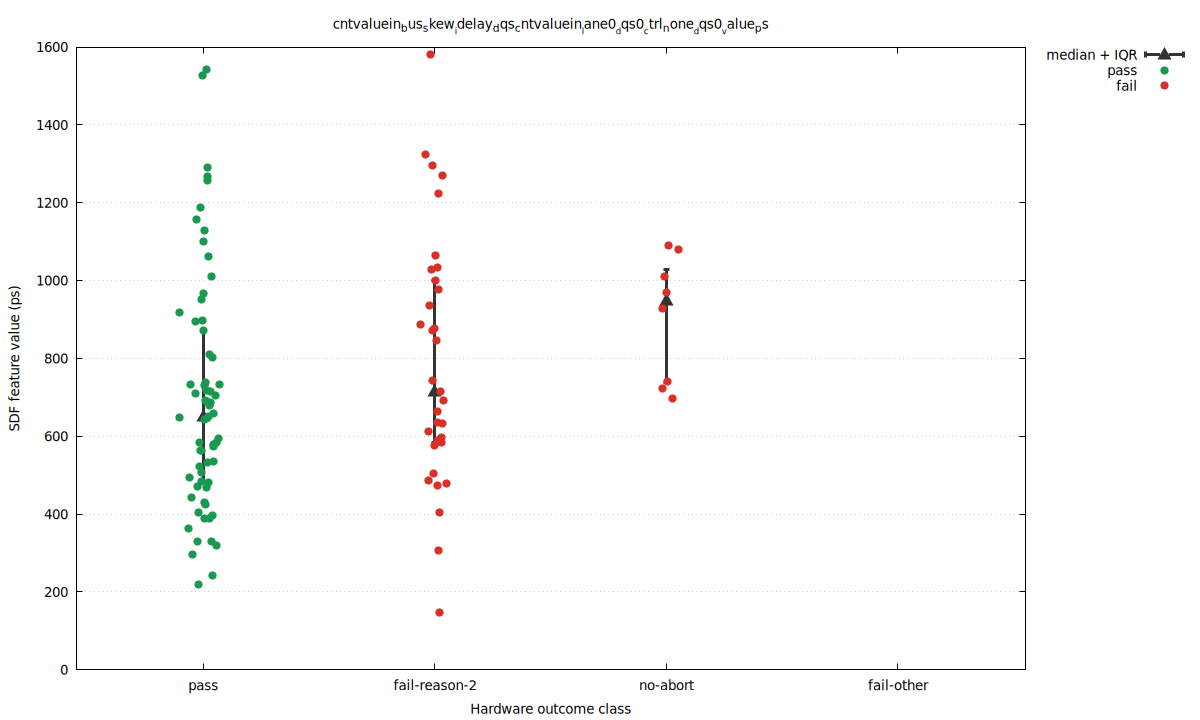

This chart was generated by the following gnuplot code:
set terminal pngcairo size 1200,720 enhanced font 'DejaVu Sans,10'
set output 'baseline_seed_1_30_direct_cntvaluein_bus_skew_idelay_dqs_cntvaluein_lane0_dqs0_ctrl_none_dqs0_value_ps_distrib.png'
set datafile separator comma
set key outside right top
set grid ytics
set xrange [0.45:4.55]
set xtics ('pass' 1, 'fail-reason-2' 2, 'no-abort' 3, 'fail-other' 4)
set xlabel 'Hardware outcome class'
set ylabel 'SDF feature value (ps)'
set title 'cntvaluein_bus_skew__idelay_dqs_cntvaluein__lane0__dqs0__ctrl_none__dqs0__value_ps'
plot \
  'baseline_seed_1_30_direct_cntvaluein_bus_skew_idelay_dqs_cntvaluein_lane0_dqs0_ctrl_none_dqs0_value_ps_distrib.summary.dat' using 1:4:3:5 with yerrorbars pt 9 ps 1.5 lw 3 lc rgb '#333333' title 'median + IQR', \
  'baseline_seed_1_30_direct_cntvaluein_bus_skew_idelay_dqs_cntvaluein_lane0_dqs0_ctrl_none_dqs0_value_ps_distrib.dat' using 1:4 with points pt 7 ps 1.2 lc rgb '#1a9850' title 'pass', \
  'baseline_seed_1_30_direct_cntvaluein_bus_skew_idelay_dqs_cntvaluein_lane0_dqs0_ctrl_none_dqs0_value_ps_distrib.dat' using 1:5 with points pt 7 ps 1.2 lc rgb '#d73027' title 'fail'
